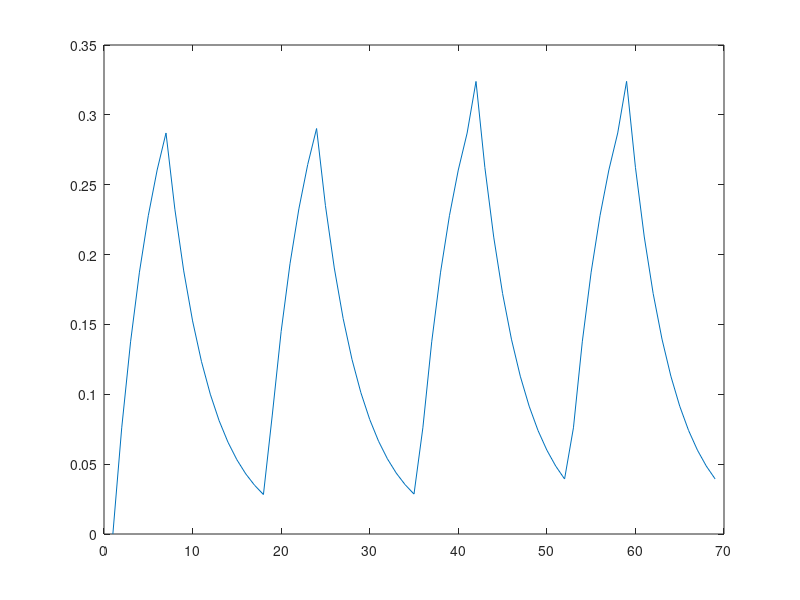

Recreate this plot in MATLAB.
clc
clear all
R=0.81;
x0=0.4;
ML=70;
ML_counter=0;
X(1,1)=0;
for c=0:ML
    if ML_counter<7
    X(1,ML_counter+1)=(x0)*(1-R^(ML_counter));  
    end
    if (6<ML_counter)&&(ML_counter<18)
    X(1,ML_counter+1)=(x0)*(1-R^6)*R^(ML_counter-6);  
    end
    if (17<ML_counter)&&(ML_counter<24)
    X(1,ML_counter+1)=(x0)*(1-R^(ML_counter-17)+((x0)*(1-R^6)*R^11)*R^(ML_counter-17));  
    end
    if (23<ML_counter)&&(ML_counter<35)
    X(1,ML_counter+1)=(x0)*(1-R^(23-17)+((x0)*(1-R^6)*R^11)*R^(23-17))*R^(ML_counter-23);  
    end
    if (34<ML_counter)&&(ML_counter<41)
    X(1,ML_counter+1)=(x0)*(1-R^(ML_counter-34));  
    end
    if (40<ML_counter)&&(ML_counter<52)
    X(1,ML_counter+1)=(x0)*(1-R^40)*R^(ML_counter-40);  
    end
     if (51<ML_counter)&&(ML_counter<58)
    X(1,ML_counter+1)=(x0)*(1-R^(ML_counter-51));  
    end
    if (57<ML_counter)&&(ML_counter<69)
    X(1,ML_counter+1)=(x0)*(1-R^57)*R^(ML_counter-57);  
    end
    ML_counter=ML_counter+1;
end
X
figure
plot(X)
hold on
